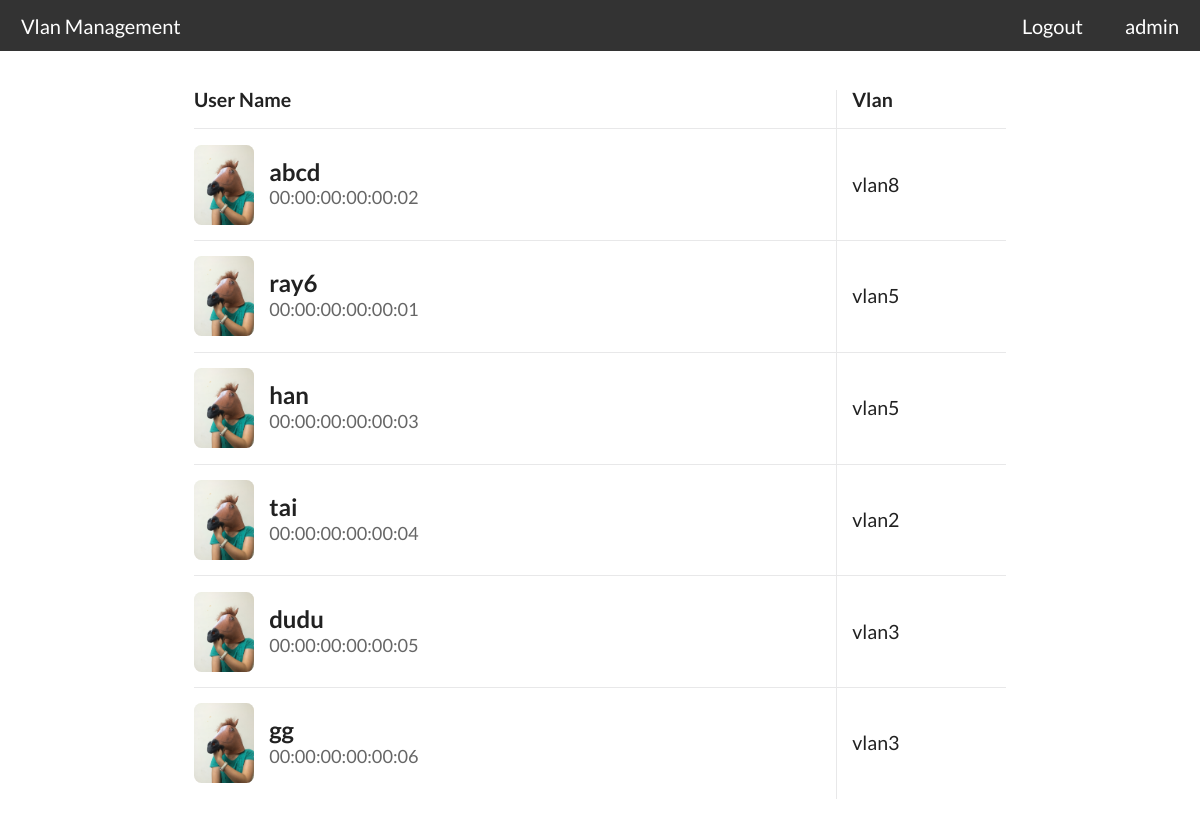
Page /vlan_admin/ (signed in) on the earlier database version.
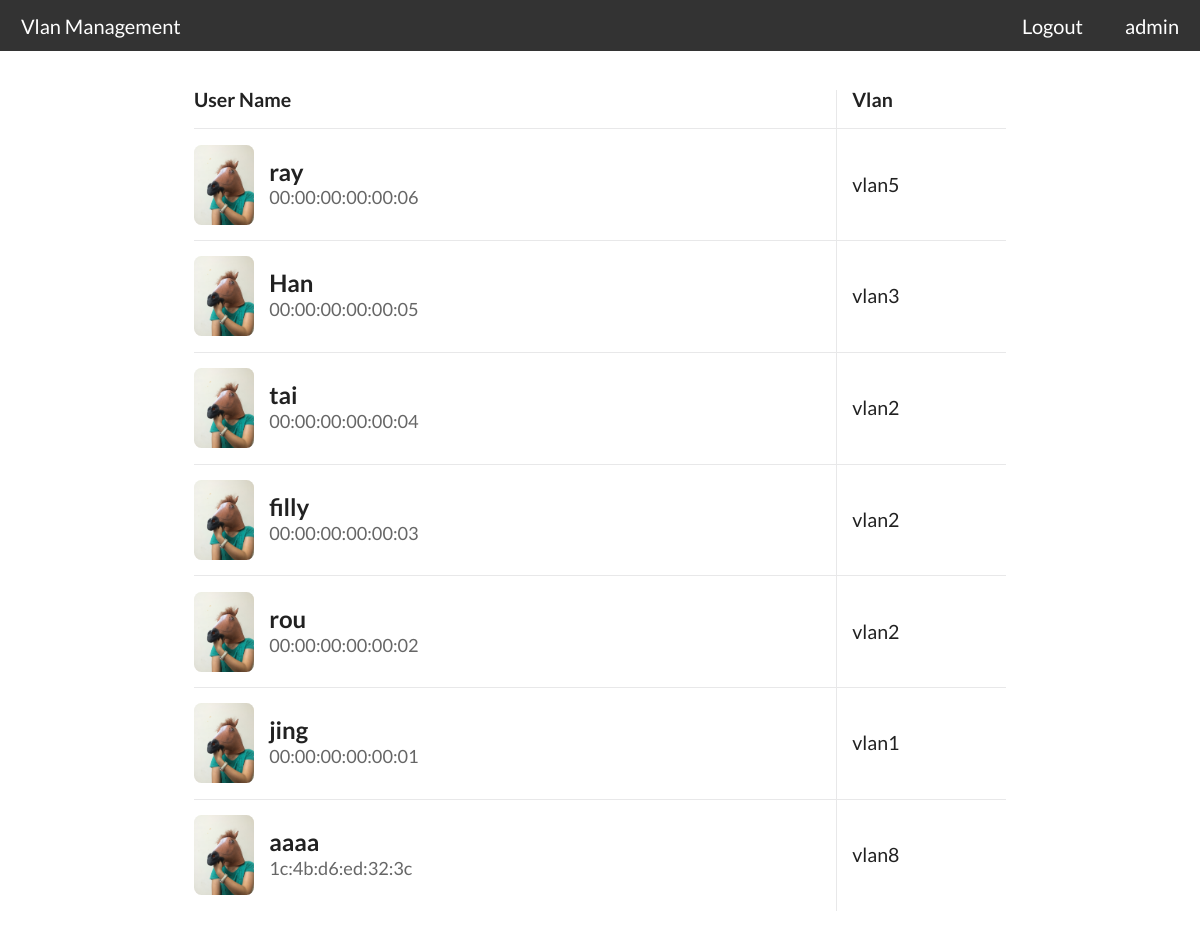
Same page on the later database version.
### controller/models.py (models this page shows)
class Usertable(models.Model):
	name = models.CharField(max_length=255)
	address = models.CharField(max_length=20)
	vlan = models.CharField(max_length=20)
	def __str__(self):
		return self.name

### controller/views.py (the view, shortened to what this page needs)
# urls.py: url(r'^vlan_admin/$',login_required(vlan_admin)),
def vlan_admin(request):
	users = Usertable.objects.all()
	vlan_list = ["1", "2", "3", "4", "5", "6", "7", "8"]
	if request.method == 'GET':
		print('GET')
		vtable = {}
		for u in users:
			vtable.update({ u.address : u.vlan })
		print(vtable)
		data = vtable_trans(vtable)
		sock = socket.socket(socket.AF_UNIX, socket.SOCK_DGRAM)
		try:
			sock.connect(SOCKFILE)
			sock.sendall(bytes(data, 'UTF-8'))
		except Exception as ex:
			print(ex)
			print("connet error")
		return render_to_response('vlan_admin.html', RequestContext(request,locals()))

### controller/views.py (called while the page is built)
def vtable_trans(vtable):
	i = 1
	data = '{'
	for key, value in vtable.items():
		if i != len(vtable):
			data = data+'\"'+key+'\":\"'+value+'\",'
		else:
			data = data+'\"'+key+'\":\"'+value+'\"'
		i+=1
	data = data+'}'
	return data

### controller/templates/vlan_admin.html (shortened to what this page needs)
{% load static %}
{% load extras %}
<!DOCTYPE html>
<html>
<head>
	<link rel="stylesheet" type="text/css" href="{% static "semantic.min.css" %}">
	<link rel="stylesheet" type="text/css" href="{% static "vlan.css" %}">
</head>
<body>
<ul class="navbar">
  <li class="main">Vlan Management</li>
  <li><a class="user" href="#User">{{ request.user }}</a></li>
  <li><a class="user" href="accounts/logout/">Logout</a></li>
</ul>
<div class="member" style="margin-top: 70px;padding: 20px;">
	<table class="ui very basic collapsing celled table">
		<thead>
			<tr>
			<th>User Name</th>
			<th>Vlan</th>
			</tr>
		</thead>
		<tbody>
			{% for user in users %}
			<tr>
				<td class="ChangeVlan" id="{{ user }}">
					<h4 class="ui image header">
						<img src="{% static "ray.jpg" %}" class="ui rounded image">
						<div class="content">
							<div class="name">
							{{ user }}
							</div>
							<div class="sub header">{{ user.address }}
							</div>
						</div>
					</h4>
				</td>
				<td>
					vlan{{ user.vlan }}
				</td>
			</tr>
			{% endfor %}
		</tbody>
	</table>
</div>
</body>
</html>

### controller/static/vlan.css (style rules this page uses)
ul { position: fixed; top: 0; padding: 0; margin: 0; width: 100%; height: 51px; background-color: #333; list-style-type: none; overflow: hidden; }
.main { position: absolute; float: left; padding: 16px 21px; text-align: center; color: #fff; font-size: 20px; background-color: }
li a { float: right; text-decoration: none; display: block; color: #fff; text-align: center; padding: 16px 21px; font-size: 20px; }
.ui.table { font-size: 1.4em; }
.ui.basic.table { width: 70%; margin: auto; }
h4.ui.header { font-size: 1.7142857rem; }
h4.ui.header .sub.header { font-size: 1.3rem; }

Differences in the rows shown:
removed Usertable: name "abcd", address "00:00:00:00:00:02", vlan "8"
removed Usertable: name "ray6", address "00:00:00:00:00:01", vlan "5"
removed Usertable: name "han", address "00:00:00:00:00:03", vlan "5"
removed Usertable: name "dudu", address "00:00:00:00:00:05", vlan "3"
removed Usertable: name "gg", address "00:00:00:00:00:06", vlan "3"
added Usertable: name "ray", address "00:00:00:00:00:06", vlan "5"
added Usertable: name "Han", address "00:00:00:00:00:05", vlan "3"
added Usertable: name "filly", address "00:00:00:00:00:03", vlan "2"
added Usertable: name "rou", address "00:00:00:00:00:02", vlan "2"
added Usertable: name "jing", address "00:00:00:00:00:01", vlan "1"
added Usertable: name "aaaa", address "1c:4b:d6:ed:32:3c", vlan "8"
